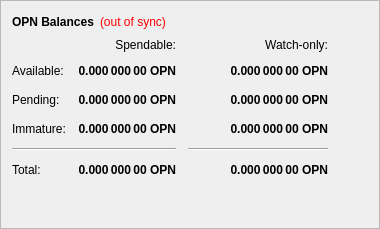
        <widget class="QFrame" name="frame">
         <property name="frameShape">
          <enum>QFrame::StyledPanel</enum>
         </property>
         <property name="frameShadow">
          <enum>QFrame::Raised</enum>
         </property>
         <layout class="QVBoxLayout" name="verticalLayout_4">
          <item>
           <layout class="QHBoxLayout" name="horizontalLayout_4">
            <item>
             <widget class="QLabel" name="label_5">
              <property name="font">
               <font>
                <weight>75</weight>
                <bold>true</bold>
               </font>
              </property>
              <property name="text">
               <string>OPN Balances</string>
              </property>
             </widget>
            </item>
            <item>
             <widget class="QLabel" name="labelWalletStatus">
              <property name="cursor">
               <cursorShape>WhatsThisCursor</cursorShape>
              </property>
              <property name="toolTip">
               <string>The displayed information may be out of date. Your wallet automatically synchronizes with the Openbit network after a connection is established, but this process has not completed yet.</string>
              </property>
              <property name="styleSheet">
               <string notr="true">QLabel { color: red; }</string>
              </property>
              <property name="text">
               <string notr="true">(out of sync)</string>
              </property>
              <property name="alignment">
               <set>Qt::AlignLeading|Qt::AlignLeft|Qt::AlignVCenter</set>
              </property>
             </widget>
            </item>
            <item>
             <spacer name="horizontalSpacer_3">
              <property name="orientation">
               <enum>Qt::Horizontal</enum>
              </property>
              <property name="sizeHint" stdset="0">
               <size>
                <width>40</width>
                <height>20</height>
               </size>
              </property>
             </spacer>
            </item>
           </layout>
          </item>
          <item>
           <layout class="QGridLayout" name="gridLayout">
            <property name="spacing">
             <number>12</number>
            </property>
            <item row="2" column="2">
             <widget class="QLabel" name="labelWatchPending">
              <property name="font">
               <font>
                <weight>75</weight>
                <bold>true</bold>
               </font>
              </property>
              <property name="cursor">
               <cursorShape>IBeamCursor</cursorShape>
              </property>
              <property name="toolTip">
               <string>Unconfirmed transactions to watch-only addresses</string>
              </property>
              <property name="text">
               <string notr="true">0.000 000 00 OPN</string>
              </property>
              <property name="alignment">
               <set>Qt::AlignRight|Qt::AlignTrailing|Qt::AlignVCenter</set>
              </property>
              <property name="textInteractionFlags">
               <set>Qt::LinksAccessibleByMouse|Qt::TextSelectableByKeyboard|Qt::TextSelectableByMouse</set>
              </property>
             </widget>
            </item>
            <item row="2" column="1">
             <widget class="QLabel" name="labelUnconfirmed">
              <property name="font">
               <font>
                <weight>75</weight>
                <bold>true</bold>
               </font>
              </property>
              <property name="cursor">
               <cursorShape>IBeamCursor</cursorShape>
              </property>
              <property name="toolTip">
               <string>Total of transactions that have yet to be confirmed, and do not yet count toward the spendable balance</string>
              </property>
              <property name="text">
               <string notr="true">0.000 000 00 OPN</string>
              </property>
              <property name="alignment">
               <set>Qt::AlignRight|Qt::AlignTrailing|Qt::AlignVCenter</set>
              </property>
              <property name="textInteractionFlags">
               <set>Qt::LinksAccessibleByMouse|Qt::TextSelectableByKeyboard|Qt::TextSelectableByMouse</set>
              </property>
             </widget>
            </item>
            <item row="3" column="2">
             <widget class="QLabel" name="labelWatchImmature">
              <property name="font">
               <font>
                <weight>75</weight>
                <bold>true</bold>
               </font>
              </property>
              <property name="cursor">
               <cursorShape>IBeamCursor</cursorShape>
              </property>
              <property name="toolTip">
               <string>Staked or masternode rewards in watch-only addresses that has not yet matured</string>
              </property>
              <property name="text">
               <string notr="true">0.000 000 00 OPN</string>
              </property>
              <property name="alignment">
               <set>Qt::AlignRight|Qt::AlignTrailing|Qt::AlignVCenter</set>
              </property>
              <property name="textInteractionFlags">
               <set>Qt::LinksAccessibleByMouse|Qt::TextSelectableByKeyboard|Qt::TextSelectableByMouse</set>
              </property>
             </widget>
            </item>
            <item row="4" column="0" colspan="2">
             <widget class="Line" name="lineSpendableBalance">
              <property name="orientation">
               <enum>Qt::Horizontal</enum>
              </property>
             </widget>
            </item>
            <item row="4" column="2">
             <widget class="Line" name="lineWatchBalance">
              <property name="sizePolicy">
               <sizepolicy hsizetype="Preferred" vsizetype="Fixed">
                <horstretch>0</horstretch>
                <verstretch>0</verstretch>
               </sizepolicy>
              </property>
              <property name="minimumSize">
               <size>
                <width>140</width>
                <height>0</height>
               </size>
              </property>
              <property name="orientation">
               <enum>Qt::Horizontal</enum>
              </property>
             </widget>
            </item>
            <item row="5" column="0">
             <widget class="QLabel" name="labelTotalText">
              <property name="text">
               <string>Total:</string>
              </property>
             </widget>
            </item>
            <item row="3" column="1">
             <widget class="QLabel" name="labelImmature">
              <property name="font">
               <font>
                <weight>75</weight>
                <bold>true</bold>
               </font>
              </property>
              <property name="cursor">
               <cursorShape>IBeamCursor</cursorShape>
              </property>
              <property name="toolTip">
               <string>Staked or masternode rewards that has not yet matured</string>
              </property>
              <property name="text">
               <string notr="true">0.000 000 00 OPN</string>
              </property>
              <property name="alignment">
               <set>Qt::AlignRight|Qt::AlignTrailing|Qt::AlignVCenter</set>
              </property>
              <property name="textInteractionFlags">
               <set>Qt::LinksAccessibleByMouse|Qt::TextSelectableByKeyboard|Qt::TextSelectableByMouse</set>
              </property>
             </widget>
            </item>
            <item row="2" column="3">
             <spacer name="horizontalSpacer_2">
              <property name="orientation">
               <enum>Qt::Horizontal</enum>
              </property>
              <property name="sizeHint" stdset="0">
               <size>
                <width>40</width>
                <height>20</height>
               </size>
              </property>
             </spacer>
            </item>
            <item row="3" column="0">
             <widget class="QLabel" name="labelImmatureText">
              <property name="text">
               <string>Immature:</string>
              </property>
             </widget>
            </item>
            <item row="5" column="1">
             <widget class="QLabel" name="labelTotal">
              <property name="font">
               <font>
                <weight>75</weight>
                <bold>true</bold>
               </font>
              </property>
              <property name="cursor">
               <cursorShape>IBeamCursor</cursorShape>
              </property>
              <property name="toolTip">
               <string>Your current total balance</string>
              </property>
              <property name="text">
               <string notr="true">0.000 000 00 OPN</string>
              </property>
              <property name="alignment">
               <set>Qt::AlignRight|Qt::AlignTrailing|Qt::AlignVCenter</set>
              </property>
              <property name="textInteractionFlags">
               <set>Qt::LinksAccessibleByMouse|Qt::TextSelectableByKeyboard|Qt::TextSelectableByMouse</set>
              </property>
             </widget>
            </item>
            <item row="5" column="2">
             <widget class="QLabel" name="labelWatchTotal">
              <property name="font">
               <font>
                <weight>75</weight>
                <bold>true</bold>
               </font>
              </property>
              <property name="cursor">
               <cursorShape>IBeamCursor</cursorShape>
              </property>
              <property name="toolTip">
               <string>Current total balance in watch-only addresses</string>
              </property>
              <property name="text">
               <string notr="true">0.000 000 00 OPN</string>
              </property>
              <property name="alignment">
               <set>Qt::AlignRight|Qt::AlignTrailing|Qt::AlignVCenter</set>
              </property>
              <property name="textInteractionFlags">
               <set>Qt::LinksAccessibleByMouse|Qt::TextSelectableByKeyboard|Qt::TextSelectableByMouse</set>
              </property>
             </widget>
            </item>
            <item row="0" column="2">
             <widget class="QLabel" name="labelWatchonly">
              <property name="text">
               <string>Watch-only:</string>
              </property>
              <property name="alignment">
               <set>Qt::AlignRight|Qt::AlignTrailing|Qt::AlignVCenter</set>
              </property>
             </widget>
            </item>
            <item row="1" column="0">
             <widget class="QLabel" name="labelBalanceText">
              <property name="text">
               <string>Available:</string>
              </property>
             </widget>
            </item>
            <item row="1" column="1">
             <widget class="QLabel" name="labelBalance">
              <property name="font">
               <font>
                <weight>75</weight>
                <bold>true</bold>
               </font>
              </property>
              <property name="cursor">
               <cursorShape>IBeamCursor</cursorShape>
              </property>
              <property name="toolTip">
               <string>Your current spendable balance</string>
              </property>
              <property name="text">
               <string notr="true">0.000 000 00 OPN</string>
              </property>
              <property name="alignment">
               <set>Qt::AlignRight|Qt::AlignTrailing|Qt::AlignVCenter</set>
              </property>
              <property name="textInteractionFlags">
               <set>Qt::LinksAccessibleByMouse|Qt::TextSelectableByKeyboard|Qt::TextSelectableByMouse</set>
              </property>
             </widget>
            </item>
            <item row="1" column="2">
             <widget class="QLabel" name="labelWatchAvailable">
              <property name="font">
               <font>
                <weight>75</weight>
                <bold>true</bold>
               </font>
              </property>
              <property name="cursor">
               <cursorShape>IBeamCursor</cursorShape>
              </property>
              <property name="toolTip">
               <string>Your current balance in watch-only addresses</string>
              </property>
              <property name="text">
               <string notr="true">0.000 000 00 OPN</string>
              </property>
              <property name="alignment">
               <set>Qt::AlignRight|Qt::AlignTrailing|Qt::AlignVCenter</set>
              </property>
              <property name="textInteractionFlags">
               <set>Qt::LinksAccessibleByMouse|Qt::TextSelectableByKeyboard|Qt::TextSelectableByMouse</set>
              </property>
             </widget>
            </item>
            <item row="2" column="0">
             <widget class="QLabel" name="labelPendingText">
              <property name="text">
               <string>Pending:</string>
              </property>
             </widget>
            </item>
            <item row="0" column="1">
             <widget class="QLabel" name="labelSpendable">
              <property name="text">
               <string>Spendable:</string>
              </property>
              <property name="alignment">
               <set>Qt::AlignRight|Qt::AlignTrailing|Qt::AlignVCenter</set>
              </property>
             </widget>
            </item>
           </layout>
          </item>
          <item>
           <spacer name="verticalSpacer_4">
            <property name="orientation">
             <enum>Qt::Vertical</enum>
            </property>
            <property name="sizeHint" stdset="0">
             <size>
              <width>20</width>
              <height>40</height>
             </size>
            </property>
           </spacer>
          </item>
         </layout>
        </widget>
